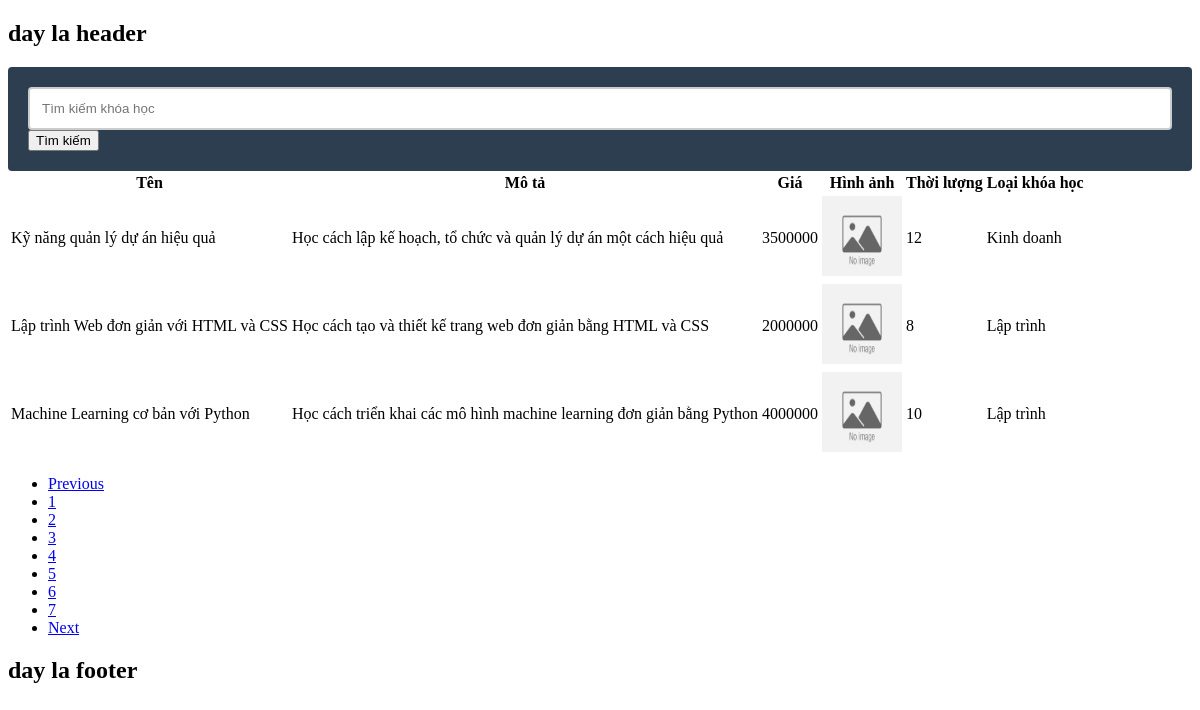
Page /courses_management.php?page=4 on the committed database.
### tables this page shows
CREATE TABLE `courses` (
  `id` int NOT NULL,
  `name` varchar(255) NOT NULL,
  `description` text NOT NULL,
  `price` float NOT NULL,
  `image` varchar(255) NOT NULL,
  `video` varchar(255) NOT NULL,
  `duration` int NOT NULL,
  `category_id` int DEFAULT NULL,
  `deleted` tinyint(1) NOT NULL DEFAULT '0'
);

CREATE TABLE `categories` (
  `id` int NOT NULL,
  `name` varchar(255) NOT NULL
);

### classes/course.php (called while the page is built, shortened)
<?php
class Course
{
    public static function getPaging($conn, $limit, $offset)
    {
        try {
            $sql = "select c.id, c.name, c.description, c.price, c.image, c.video, c.duration,
            categories.name as category_name, c.deleted
            from courses c
            join categories on c.category_id = categories.id
            where c.deleted = false
            order by c.name asc
            limit :limit
            offset :offset";
            $stmt = $conn->prepare($sql);
            $stmt->bindValue(':limit', $limit, PDO::PARAM_INT);
            $stmt->bindValue(':offset', $offset, PDO::PARAM_INT);
            $stmt->setFetchMode(PDO::FETCH_CLASS, 'Course');
            $stmt->execute();
            if ($stmt->execute()) {
                $books = $stmt->fetchAll(PDO::FETCH_ASSOC);
                return $books;
            }
        } catch (PDOException $e) {
            echo $e->getMessage();
            return null;
        }
    }
    public static function count($conn)
    {
        try {
            $sql = "select count(id) from courses where deleted = false";
            return $conn->query($sql)->fetchColumn();
        } catch (PDOException $e) {
            echo $e->getMessage();
            return -1;
        }
    }
}

### inc/init.php (called while the page is built, shortened)
<?php
spl_autoload_register(
    function ($className) {
        $fileName = strtolower($className) . ".php";
        $dirRoot = dirname(__DIR__);
    }
);

### courses_management.php (the view, shortened to what this page needs)
<?
require "inc/init.php";
$conn = require 'inc/db.php';
$total = $_SESSION['role_id'] == 1 ? Course::countAll($conn) : Course::count($conn);
$limit = 3;
$currentpage = $_GET['page'] ?? 1;
$config = [
    'total' => $total,
    'limit' => $limit,
    'full' => false,
];
if ($_SERVER['REQUEST_METHOD'] == 'GET' && isset($_GET['search'])) {
    $search = $_GET['search'];
    $courses = Course::searchCoursePaging($conn, $search,$limit,($currentpage - 1) * $limit);
} else {
    $courses = $_SESSION['role_id'] == 1 ?
    Course::getPagingAll($conn, $limit, ($currentpage - 1) * $limit) :
    Course::getPaging($conn, $limit, ($currentpage - 1) * $limit);
}
?>
<!DOCTYPE html>
<html lang="vi">
<head>
</head>
<body>
    <form action="" method="get">
        <input type="text" name="search" id="search" placeholder="Tìm kiếm khóa học">
        <button type="submit">Tìm kiếm</button>
    </form>
    <?php if (!empty($courses)) : ?>
        <table>
            <thead>
                <tr>
                    <th>Tên</th>
                    <th>Mô tả</th>
                    <th>Giá</th>
                    <th>Hình ảnh</th>
                    <th>Thời lượng</th>
                    <th>Loại khóa học</th>
                </tr>
            </thead>
            <tbody>
                <?php foreach ($courses as $course) : ?>
                    <tr>
                        <td><?php echo $course['name']; ?></td>
                        <td><?php echo $course['description']; ?></td>
                        <td><?php echo $course['price']; ?></td>
                        <td>
                            <? if ($course['image'] && file_exists("uploads/" . $course['image'])) : ?>
                                <img src="uploads/<? echo $course['image'] ?>" width="80" height="80">
                            <? else : ?>
                                <img src="images/noimage.png" width="80" height="80">
                            <? endif; ?>
                        </td>
                        <td><?php echo $course['duration']; ?></td>
                        <td><?php echo $course['category_name']; ?></td>
                    </tr>
                <? endforeach; ?>
            </tbody>
        </table>
    <?php else : ?>
        <p>Không tìm thấy kết quả phù hợp</p>
    <?php endif; ?>
    <div class='content'>
    <?php
        $page = new Pagination($config);
        echo $page->getPagination();
    ?>
</div>
</body>
</html>

### css/style.css (style rules this page uses)
* { box-sizing: border-box; }
input[type=text], input[type=email], input[type=password], textarea { border: 2px solid #ccc; resize: vertical; padding: 12px; border-radius: 4px; width: 100%; }
form { padding: 20px; background: #2C3E50; color: #fff; -moz-border-radius: 4px; -webkit-border-radius: 4px; border-radius: 4px; }

### rows in the picture
courses: name "Kỹ năng quản lý dự án hiệu quả", description "Học cách lập kế hoạch, tổ chức và quản lý dự án một cách hiệu quả", price "3500000", duration "12", category.name "Kinh doanh"
courses: name "Lập trình Web đơn giản với HTML và CSS", description "Học cách tạo và thiết kế trang web đơn giản bằng HTML và CSS", price "2000000", duration "8", category.name "Lập trình"
courses: name "Machine Learning cơ bản với Python", description "Học cách triển khai các mô hình machine learning đơn giản bằng Python", price "4000000", duration "10", category.name "Lập trình"
